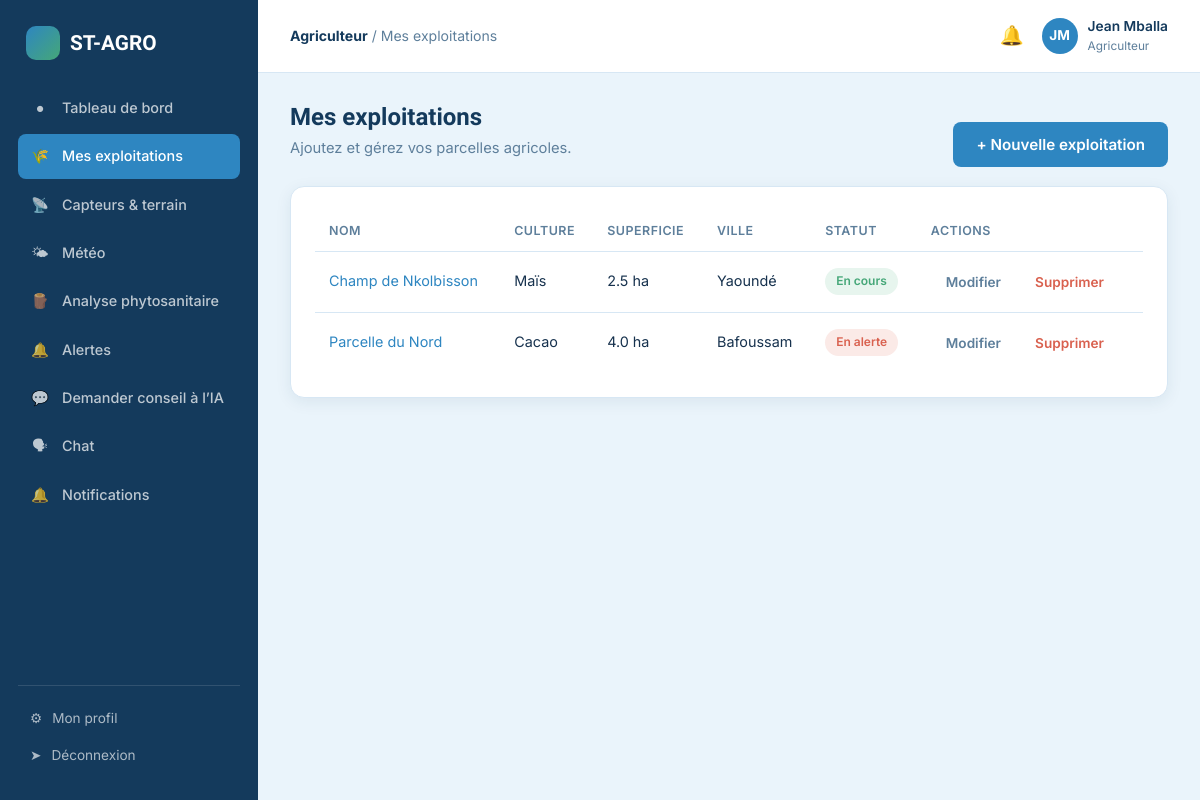
Screenshot of /agriculteur/exploitations.php (signed in) with the database file from the repository.
### tables this page shows
CREATE TABLE utilisateurs (
    id INT AUTO_INCREMENT PRIMARY KEY,
    nom VARCHAR(80) NOT NULL,
    prenom VARCHAR(80) NOT NULL,
    email VARCHAR(150) NOT NULL UNIQUE,
    telephone VARCHAR(30) DEFAULT NULL,
    mot_de_passe VARCHAR(255) NOT NULL,
    role ENUM('administrateur','agriculteur','agronome') NOT NULL DEFAULT 'agriculteur',
    photo_profil VARCHAR(255) DEFAULT NULL,
    ville VARCHAR(120) DEFAULT NULL,
    statut ENUM('actif','suspendu') NOT NULL DEFAULT 'actif',
    date_creation DATETIME DEFAULT CURRENT_TIMESTAMP
);

CREATE TABLE exploitations (
    id INT AUTO_INCREMENT PRIMARY KEY,
    agriculteur_id INT NOT NULL,
    nom VARCHAR(150) NOT NULL,
    culture VARCHAR(120) NOT NULL,
    superficie DECIMAL(10,2) DEFAULT NULL COMMENT 'en hectares',
    ville VARCHAR(120) DEFAULT NULL,
    latitude DECIMAL(10,6) DEFAULT NULL,
    longitude DECIMAL(10,6) DEFAULT NULL,
    date_plantation DATE DEFAULT NULL,
    statut ENUM('en_cours','recoltee','en_alerte') NOT NULL DEFAULT 'en_cours',
    date_creation DATETIME DEFAULT CURRENT_TIMESTAMP,
    FOREIGN KEY (agriculteur_id) REFERENCES utilisateurs(id) ON DELETE CASCADE
);

### includes/auth.php (called while the page is built, shortened)
<?php
require_once __DIR__ . '/../config/database.php';
function estConnecte(): bool
{
    return isset($_SESSION['user_id']);
}
function utilisateurCourant(): ?array
{
    static $user = null;
    if ($user === null) {
        $stmt = getPDO()->prepare('SELECT id, nom, prenom, email, telephone, role, photo_profil, ville, statut FROM utilisateurs WHERE id = ?');
        $stmt->execute([$_SESSION['user_id']]);
        $user = $stmt->fetch();
    }
    return $user;
}

### config/database.php (called while the page is built, shortened)
<?php
function getPDO(): PDO
{
    static $pdo = null;
    if ($pdo === null) {
        $dsn = 'mysql:host=' . DB_HOST . ';dbname=' . DB_NAME . ';charset=' . DB_CHARSET;
        $options = [
            PDO::ATTR_ERRMODE            => PDO::ERRMODE_EXCEPTION,
            PDO::ATTR_DEFAULT_FETCH_MODE => PDO::FETCH_ASSOC,
            PDO::ATTR_EMULATE_PREPARES   => false,
        ];
        try {
            $pdo = new PDO($dsn, DB_USER, DB_PASS, $options);
        } catch (PDOException $e) {
            die('Erreur de connexion à la base de données : ' . $e->getMessage());
        }
    }
    return $pdo;
}

### includes/functions.php (called while the page is built, shortened)
<?php
function nettoyer(string $valeur): string
{
    return htmlspecialchars(trim($valeur), ENT_QUOTES, 'UTF-8');
}

### agriculteur/exploitations.php (the view, shortened to what this page needs)
<?php
require_once __DIR__ . '/../includes/auth.php';
require_once __DIR__ . '/../includes/functions.php';
$user = utilisateurCourant();
$pdo = getPDO();
$stmt = $pdo->prepare('SELECT * FROM exploitations WHERE agriculteur_id = ? ORDER BY date_creation DESC');
$stmt->execute([$user['id']]);
$exploitations = $stmt->fetchAll();
$filAriane = 'Mes exploitations';
$pageActive = 'exploitations';
require __DIR__ . '/../includes/layout_debut.php';
?>
<div style="display:flex; align-items:center; justify-content:space-between; flex-wrap:wrap; gap:14px;">
    <div>
        <h1>Mes exploitations</h1>
        <p class="sous-titre-page">Ajoutez et gérez vos parcelles agricoles.</p>
    </div>
    <button class="btn btn-primaire" data-ouvrir-modale="modale-exploitation" onclick="ouvrirCreation()">+ Nouvelle exploitation</button>
</div>
<?php if (!$exploitations): ?>
    <div class="carte">
        <div class="etat-vide">
            <div class="icone">&#127806;</div>
            <h4>Aucune exploitation enregistrée</h4>
            <p>Commencez par ajouter votre première parcelle.</p>
            <button class="btn btn-primaire" style="margin-top:14px;" data-ouvrir-modale="modale-exploitation" onclick="ouvrirCreation()">+ Ajouter une exploitation</button>
        </div>
    </div>
<?php else: ?>
    <div class="table-wrap carte">
        <table class="table-app">
            <thead><tr><th>Nom</th><th>Culture</th><th>Superficie</th><th>Ville</th><th>Statut</th><th>Actions</th></tr></thead>
            <tbody>
            <?php foreach ($exploitations as $e): ?>
                <tr>
                    <td><a href="/st-agro/agriculteur/exploitation_detail.php?id=<?= $e['id'] ?>"><?= nettoyer($e['nom']) ?></a></td>
                    <td><?= nettoyer($e['culture']) ?></td>
                    <td><?= $e['superficie'] ? number_format((float)$e['superficie'], 1) . ' ha' : '—' ?></td>
                    <td><?= nettoyer((string)$e['ville']) ?: '—' ?></td>
                    <td>
                        <?php if ($e['statut'] === 'en_alerte'): ?><span class="badge badge-rouge">En alerte</span>
                        <?php elseif ($e['statut'] === 'recoltee'): ?><span class="badge badge-gris">Récoltée</span>
                        <?php else: ?><span class="badge badge-vert">En cours</span><?php endif; ?>
                    </td>
                    <td>
                        <button class="btn btn-fantome btn-sm" onclick='ouvrirEdition(<?= json_encode($e) ?>)'>Modifier</button>
                        <form method="post" style="display:inline" onsubmit="return confirm('Supprimer cette exploitation ?');">
                            <button type="submit" class="btn btn-fantome btn-sm" style="color:var(--rouge-critique);">Supprimer</button>
                        </form>
                    </td>
                </tr>
            <?php endforeach; ?>
            </tbody>
        </table>
    </div>
<?php endif; ?>
<?php require __DIR__ . '/../includes/layout_fin.php'; ?>

### includes/layout_debut.php (shortened to what this page needs)
<?php
$user = utilisateurCourant();
$role = $user['role'];
$initiales = mb_strtoupper(mb_substr($user['prenom'], 0, 1) . mb_substr($user['nom'], 0, 1));
$libRole = ['agriculteur' => 'Agriculteur', 'agronome' => 'Agronome', 'administrateur' => 'Administrateur'];
?>
<!DOCTYPE html>
<html lang="fr">
<head>
<link rel="stylesheet" href="/st-agro/includes/style.css">
</head>
<body>
<div class="app-shell">
    <aside class="barre-laterale">
        <div class="logo"><span class="pastille"></span> ST-AGRO</div>
        <ul class="nav-app">
            <?php foreach ($liensParRole[$role] as $lien): ?>
            <li><a href="<?= $lien['href'] ?>" class="<?= $pageActive === $lien['cle'] ? 'actif' : '' ?>">
                <span class="icone"><?= $lien['icone'] ?></span> <?= $lien['texte'] ?>
            </a></li>
            <?php endforeach; ?>
        </ul>
        <div class="barre-laterale-bas">
            <a href="/st-agro/profil.php"><span class="icone">&#9881;</span> Mon profil</a>
            <a href="/st-agro/deconnexion.php"><span class="icone">&#10148;</span> Déconnexion</a>
        </div>
    </aside>
    <div class="zone-app">
        <header class="barre-superieure">
            <div style="display:flex; align-items:center; gap:14px;">
                <div class="fil-ariane"><strong><?= $libRole[$role] ?></strong> / <?= nettoyer($filAriane) ?></div>
            </div>
            <div class="barre-superieure-actions">
                <a href="/st-agro/<?= $role === 'administrateur' ? 'admin' : $role ?>/notifications.php" class="cloche-notif" aria-label="Notifications">
                    &#128276;
                </a>
                <a href="/st-agro/profil.php" class="mini-profil">
                    <div class="avatar"><?= $initiales ?></div>
                    <div>
                        <div class="nom"><?= nettoyer($user['prenom'] . ' ' . $user['nom']) ?></div>
                        <div class="role"><?= $libRole[$role] ?></div>
                    </div>
                </a>
            </div>
        </header>
        <main class="contenu-app">

### rows the page displays
utilisateurs: role "Agriculteur", initiales "JM", nettoyer($user['prenom'] . ' ' . $user['nom']) "Jean Mballa"
exploitations: nom "Champ de Nkolbisson", culture "Maïs", superficie "2.5", ville "Yaoundé", statut "En cours"
exploitations: nom "Parcelle du Nord", culture "Cacao", superficie "4.0", ville "Bafoussam", statut "En alerte"

### other values shown
$lien['icone'] "●"
$lien['texte'] "Tableau de bord"
$lien['icone'] "🌾"
$lien['texte'] "Mes exploitations"
$lien['icone'] "📡"
$lien['texte'] "Capteurs & terrain"
$lien['icone'] "🌤"
$lien['texte'] "Météo"
$lien['icone'] "🪵"
$lien['texte'] "Analyse phytosanitaire"
$lien['icone'] "🔔"
$lien['texte'] "Alertes"
$lien['icone'] "💬"
$lien['texte'] "Demander conseil à l’IA"
$lien['icone'] "🗣"
